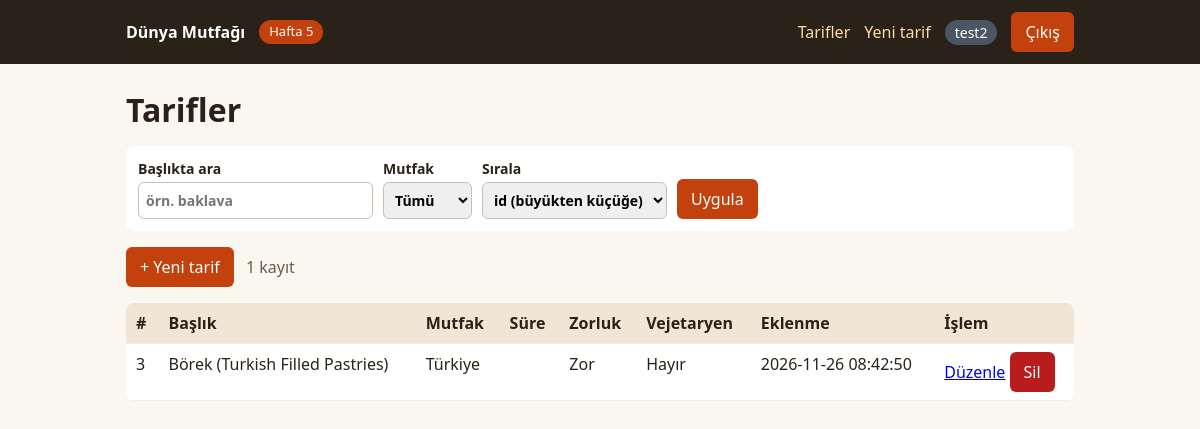
/hafta-5/liste.php (signed in), run on an earlier commit of the app's database.
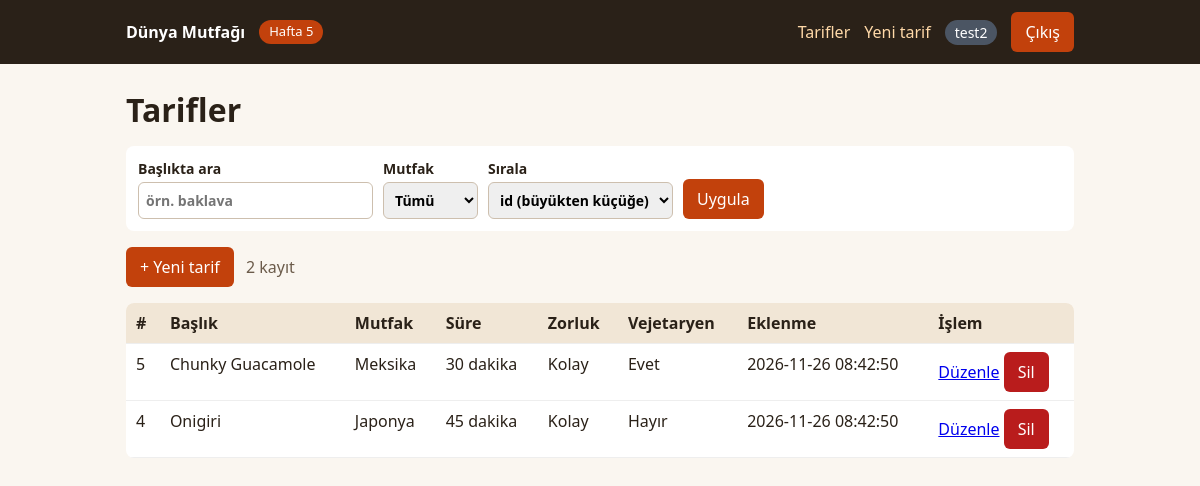
And on a later commit of the database.
### tables this page shows
CREATE TABLE tarifler (
  id           INT UNSIGNED NOT NULL AUTO_INCREMENT,
  kullanici_id INT UNSIGNED NOT NULL,
  baslik       VARCHAR(200) NOT NULL,
  mutfak       VARCHAR(80)  NOT NULL,
  giris        TEXT         NULL,
  malzemeler   TEXT         NOT NULL,               
  yapilis      TEXT         NOT NULL,               
  notlar       TEXT         NULL,
  sure         VARCHAR(40)  NULL,
  zorluk       TINYINT UNSIGNED NULL,
  vejetaryen   TINYINT(1)   NOT NULL DEFAULT 0,
  foto_url     VARCHAR(500) NULL,
  foto_yazar   VARCHAR(200) NULL,
  olusturma    TIMESTAMP    NOT NULL DEFAULT CURRENT_TIMESTAMP,
  PRIMARY KEY (id),
  KEY idx_tarif_sahip (kullanici_id),
  KEY idx_tarif_mutfak (mutfak),
  CONSTRAINT fk_tarif_sahip FOREIGN KEY (kullanici_id)
    REFERENCES kullanicilar (id) ON DELETE CASCADE
);

### hafta-5/db.php (called while the page is built, shortened)
<?php
function db(): PDO
{
    static $pdo = null;
    if ($pdo === null) {
        $dsn = 'mysql:host=' . DB_HOST . ';dbname=' . DB_NAME . ';charset=utf8mb4';
        $pdo = new PDO($dsn, DB_USER, DB_PASS, [
            PDO::ATTR_ERRMODE            => PDO::ERRMODE_EXCEPTION,
            PDO::ATTR_DEFAULT_FETCH_MODE => PDO::FETCH_ASSOC,
            PDO::ATTR_EMULATE_PREPARES   => false,
        ]);
    }
    return $pdo;
}

### hafta-5/liste.php (the view, shortened to what this page needs)
<?php
require_once __DIR__ . '/_ortak.php';
$uid = giris_zorunlu();
$q      = mb_substr(trim((string)($_GET['q'] ?? '')), 0, 100);
$mutfak = mb_substr(trim((string)($_GET['mutfak'] ?? '')), 0, 80);
$sirala = (string)($_GET['sirala'] ?? 'id_azalan');
$kosul = ['kullanici_id = :uid'];
$param = [':uid' => $uid];
$sql = 'SELECT id, baslik, mutfak, sure, zorluk, vejetaryen, olusturma FROM tarifler'
     . ($kosul ? ' WHERE ' . implode(' AND ', $kosul) : '')
     . ' ORDER BY ' . SIRALAMA[$sirala][1];
$st = db()->prepare($sql);
$st->execute($param);
$tarifler = $st->fetchAll();
$filtreli = ($q !== '' || $mutfak !== '');
echo '<form class="filtre" method="get" action="liste.php">'
   . '<label>Başlıkta ara<input type="search" name="q" maxlength="100" value="' . h($q) . '" placeholder="örn. baklava"></label>'
   . '<label>Mutfak<select name="mutfak"><option value="">Tümü</option>';
echo '</select></label><label>Sırala<select name="sirala">';
foreach (SIRALAMA as $anahtar => [$ad]) {
    echo '<option value="' . h($anahtar) . '"' . ($anahtar === $sirala ? ' selected' : '') . '>' . h($ad) . '</option>';
}
echo '</select></label><button type="submit">Uygula</button>'
   . ($filtreli || $sirala !== 'id_azalan' ? ' <a class="bag" href="liste.php">Temizle</a>' : '')
   . '</form>';
echo '<p><a class="dugme" href="ekle.php">+ Yeni tarif</a> <span class="sayi">' . count($tarifler) . ' kayıt</span></p>';
if (!$tarifler) {
    echo '<div class="mesaj">' . ($filtreli ? 'Aramanıza uygun tarif bulunamadı.' : 'Henüz tarifiniz yok.') . '</div>';
} else {
    echo '<table><thead><tr><th>#</th><th>Başlık</th><th>Mutfak</th><th>Süre</th><th>Zorluk</th><th>Vejetaryen</th><th>Eklenme</th><th>İşlem</th></tr></thead><tbody>';
    foreach ($tarifler as $t) {
        echo '<tr><td>' . (int)$t['id'] . '</td>'
            . '<td>' . h($t['baslik']) . '</td>'
            . '<td>' . h($t['mutfak']) . '</td>'
            . '<td>' . h($t['sure']) . '</td>'
            . '<td>' . h(ZORLUK[(int)$t['zorluk']] ?? '') . '</td>'
            . '<td>' . ($t['vejetaryen'] ? 'Evet' : 'Hayır') . '</td>'
            . '<td>' . h($t['olusturma']) . '</td>'
            . '<td><a href="duzenle.php?id=' . (int)$t['id'] . '">Düzenle</a> '
            . '<form class="satirici" method="post" action="sil.php" onsubmit="return confirm(\'Bu tarif silinsin mi?\')">'
            . csrf_alan() . '<input type="hidden" name="id" value="' . (int)$t['id'] . '">'
            . '<button class="tehlike" type="submit">Sil</button></form></td></tr>';
    }
    echo '</tbody></table>';
}

What changed in the data, as far as the page shows it:
no longer on this page (row edited): tarifler: id "3", baslik "Börek (Turkish Filled Pastries)", mutfak "Türkiye", zorluk "Zor", vejetaryen "Hayır", olusturma "2026-11-26 08:42:50"
added tarifler: id "5", baslik "Chunky Guacamole", mutfak "Meksika", sure "30 dakika", zorluk "Kolay", vejetaryen "Evet", olusturma "2026-11-26 08:42:50"
added tarifler: id "4", baslik "Onigiri", mutfak "Japonya", sure "45 dakika", zorluk "Kolay", vejetaryen "Hayır", olusturma "2026-11-26 08:42:50"
Also different on the page:
count($tarifler): "1" → "2"
